Frame 1 (no input): blank canvas, image omitted
Frame 60 (no input): blank canvas, image omitted
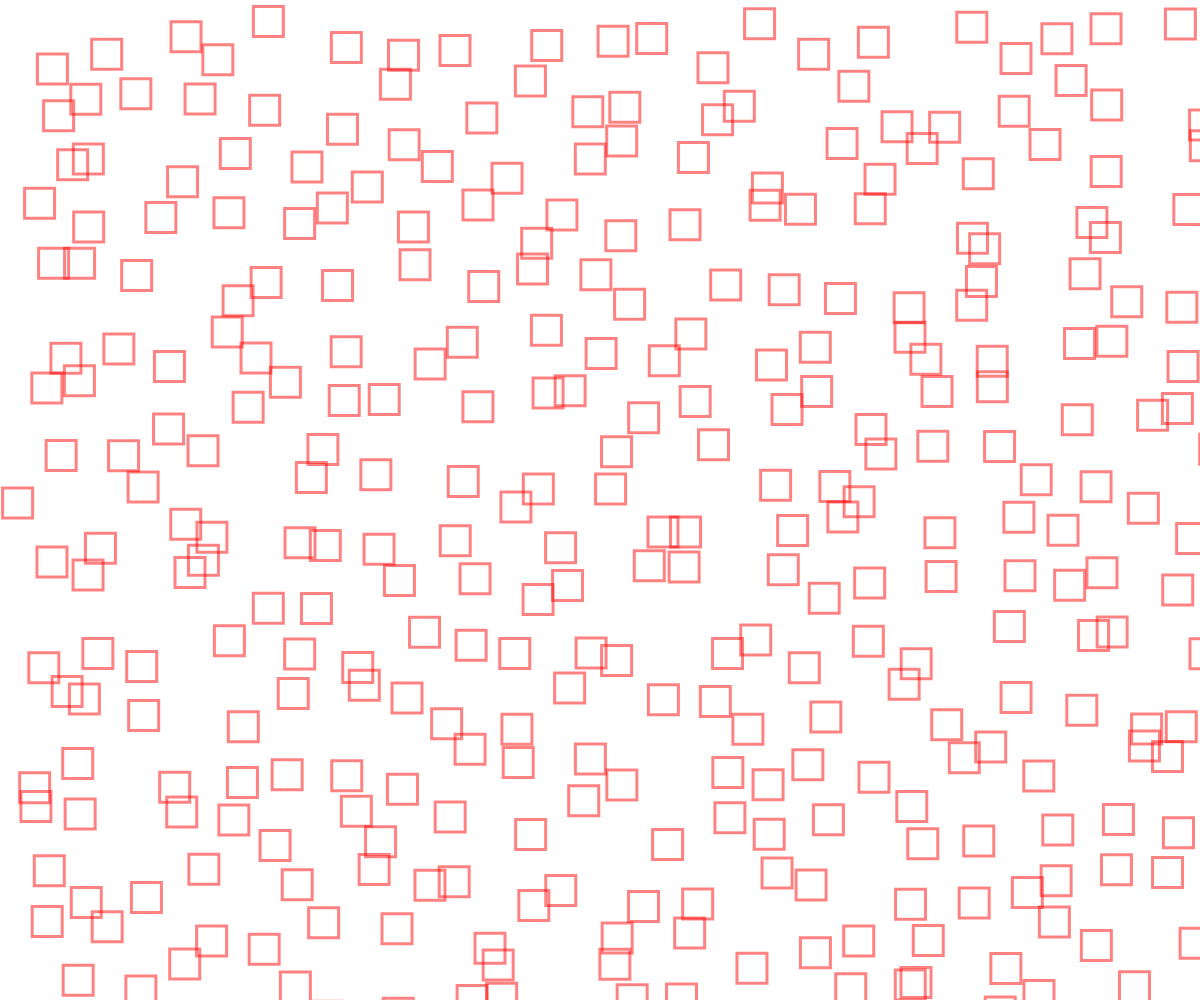
Frame 120 (the mouse pressed at the canvas centre since frame 60)

The p5.js sketch whose frames 1 and 60 were blank and that drew this single picture after the mouse press (run headless with seeded random() and noise() and a simulated clock; from frame 60 on, the mouse is pressed at the canvas centre):

// p5.js sketch
// ── sketch.js
'use strict';

let numOfTiles=20;
let tileWidth;
let minRad=10;
let maxRad=50;
let minStroke=1;
let maxStroke=5;
let strokeColor;
let actRandomSeed=1000;



function setup() {
  createCanvas(windowWidth, windowHeight);
  tileWidth=width/numOfTiles;
  strokeColor=color(255,0,0,125);

}

function draw() {
    randomSeed(actRandomSeed);
    translate(tileWidth/2,tileWidth/2);
    background(255);
    for(let gridY=0;gridY<numOfTiles;gridY++){
        for(let gridX=0;gridX<numOfTiles;gridX++){


            noFill();
            stroke(strokeColor);

            let posX=gridX*tileWidth;
            let posY=gridY*tileWidth;

            let circleRadius= map(constrain(mouseX,0,width),0,width,minRad,maxRad);
            let strokeThickness= map(constrain(mouseY,0,height),0,height,minStroke,maxStroke);

            strokeWeight(strokeThickness);
            let shiftX=random(-mouseX,mouseX)/20;
            let shiftY=random(-mouseY,mouseY)/20;
            push();
            translate(posX,posY);
        //    rotate(1);
            rect(0+shiftX,0+shiftY,circleRadius,circleRadius);
            pop();




}
  }
}
